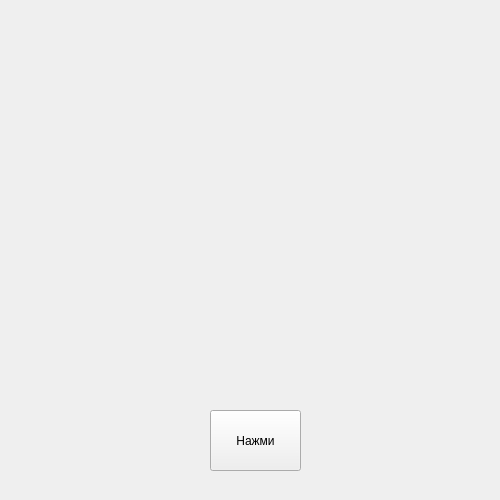
<?xml version="1.0" encoding="UTF-8"?>
<ui version="4.0">
 <class>Form</class>
 <widget class="QWidget" name="Form">
  <property name="geometry">
   <rect>
    <x>0</x>
    <y>0</y>
    <width>500</width>
    <height>500</height>
   </rect>
  </property>
  <property name="minimumSize">
   <size>
    <width>500</width>
    <height>500</height>
   </size>
  </property>
  <property name="maximumSize">
   <size>
    <width>500</width>
    <height>500</height>
   </size>
  </property>
  <property name="windowTitle">
   <string>Form</string>
  </property>
  <widget class="QPushButton" name="pushButton">
   <property name="geometry">
    <rect>
     <x>210</x>
     <y>410</y>
     <width>91</width>
     <height>61</height>
    </rect>
   </property>
   <property name="text">
    <string>Нажми</string>
   </property>
  </widget>
 </widget>
 <resources/>
 <connections/>
</ui>
